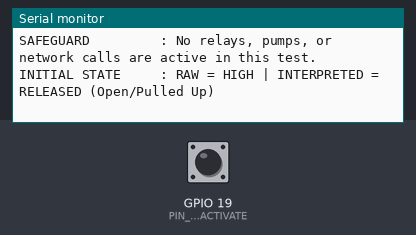
A sketch run on a simulated ESP32. On the bench: the last lines printed to the serial monitor. Inputs (shaded band) come from the test bench; at power-on: GPIO 19 (PIN_BTN_ACTIVATE) HIGH.

Above: at 2.2 s.
2.3 s: GPIO 19 (PIN_BTN_ACTIVATE) pulled LOW for 0.15 s
At 3.6 s:
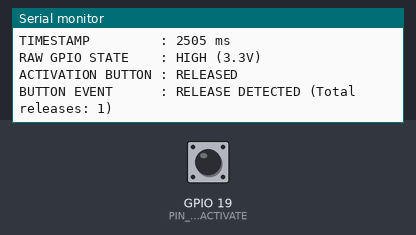
3.9 s: GPIO 19 (PIN_BTN_ACTIVATE) pulled LOW for 3.2 s
At 6.3 s:
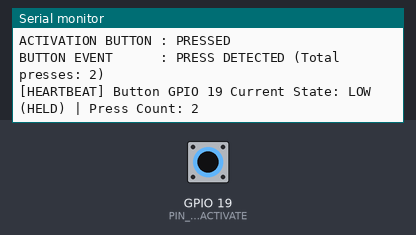
10.1 s: GPIO 19 (PIN_BTN_ACTIVATE) pulled LOW for 1 s
At 16.5 s:
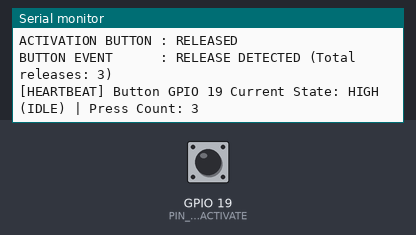
Timing chart, 0 to 18.0 s (numbered marks = the images above; inputs shaded):
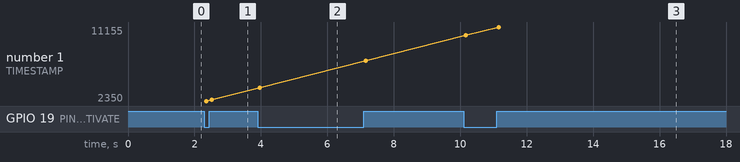

Measured:
- after the input at 2.3 s, the serial monitor: prints a new line after 0.05 s (image 1)
- after the input at 3.9 s, the serial monitor: prints a new line after 0.06 s (image 2)
- after the input at 10.1 s, the serial monitor: prints a new line after 0.07 s (image 3)
- plotted number 1: 2505 → 7151 after the input at 3.9 s, 7151 → 11155 after the input at 10.1 s

The sketch:

04_activation_button_test.ino
```cpp
#include <Arduino.h>

// =============================================================================
// TEST 04: ACTIVATION BUTTON INDEPENDENT TEST
// Target: ESP32-WROOM-32 / ESP32 Dev Module
// Baud Rate: 115200
// Pin: GPIO 19
// Configuration: INPUT_PULLUP (Active LOW)
// Purpose: Test raw electrical GPIO state, detect debounced transitions, count
//          press events, and verify pull-up resistor integrity.
// NOTE: This sketch tests only the physical switch. It does NOT trigger relays,
//       pumps, pairing sequences, or network requests.
// =============================================================================

constexpr uint8_t PIN_BTN_ACTIVATE = 19;
constexpr unsigned long DEBOUNCE_DELAY_MS = 50;
constexpr unsigned long HEARTBEAT_INTERVAL_MS = 5000;

int lastRawReading = HIGH;
int stableState = HIGH;
unsigned long lastDebounceTime = 0;
uint32_t pressCount = 0;
uint32_t releaseCount = 0;
unsigned long lastHeartbeat = 0;

void printHeader(const char* title) {
    Serial.println();
    Serial.println(F("================================================================================"));
    Serial.printf("  %s\n", title);
    Serial.println(F("================================================================================"));
}

void setup() {
    Serial.begin(115200);
    delay(1000);

    pinMode(PIN_BTN_ACTIVATE, INPUT_PULLUP);

    printHeader("TEST 04: ACTIVATION BUTTON INDEPENDENT TEST");
    Serial.printf("BUTTON PIN        : GPIO %u\n", PIN_BTN_ACTIVATE);
    Serial.println(F("LOGIC POLARITY    : ACTIVE LOW (Internal Pull-Up enabled)"));
    Serial.printf("DEBOUNCE INTERVAL : %lu ms\n", DEBOUNCE_DELAY_MS);
    Serial.println(F("EXPECTED CIRCUIT  : One button pin to GPIO 19, opposing button pin to GND."));
    Serial.println(F("                    When released: 3.3V (HIGH). When pressed: 0V (LOW)."));
    Serial.println(F("SAFEGUARD         : No relays, pumps, or network calls are active in this test."));

    stableState = digitalRead(PIN_BTN_ACTIVATE);
    lastRawReading = stableState;

    Serial.println();
    Serial.printf("INITIAL STATE     : RAW = %s | INTERPRETED = %s\n",
        stableState == LOW ? "LOW" : "HIGH",
        stableState == LOW ? "PRESSED (Button held or short to GND)" : "RELEASED (Open/Pulled Up)");
}

void loop() {
    unsigned long now = millis();
    int currentRaw = digitalRead(PIN_BTN_ACTIVATE);

    // Debounce timer reset on raw pin change
    if (currentRaw != lastRawReading) {
        lastDebounceTime = now;
    }

    if ((now - lastDebounceTime) >= DEBOUNCE_DELAY_MS) {
        if (currentRaw != stableState) {
            stableState = currentRaw;

            printHeader("BUTTON EVENT DETECTED");
            Serial.printf("TIMESTAMP         : %lu ms\n", now);
            Serial.printf("RAW GPIO STATE    : %s\n", stableState == LOW ? "LOW (0V)" : "HIGH (3.3V)");
            Serial.printf("ACTIVATION BUTTON : %s\n", stableState == LOW ? "PRESSED" : "RELEASED");

            if (stableState == LOW) {
                pressCount++;
                Serial.printf("BUTTON EVENT      : PRESS DETECTED (Total presses: %u)\n", pressCount);
            } else {
                releaseCount++;
                Serial.printf("BUTTON EVENT      : RELEASE DETECTED (Total releases: %u)\n", releaseCount);
            }
        }
    }

    lastRawReading = currentRaw;

    // Periodic heartbeat to report pin status if no button action occurs
    if (now - lastHeartbeat >= HEARTBEAT_INTERVAL_MS) {
        lastHeartbeat = now;
        Serial.printf("[HEARTBEAT] Button GPIO %u Current State: %s | Press Count: %u\n",
            PIN_BTN_ACTIVATE,
            digitalRead(PIN_BTN_ACTIVATE) == LOW ? "LOW (HELD)" : "HIGH (IDLE)",
            pressCount);
    }

    delay(5);
}
```
